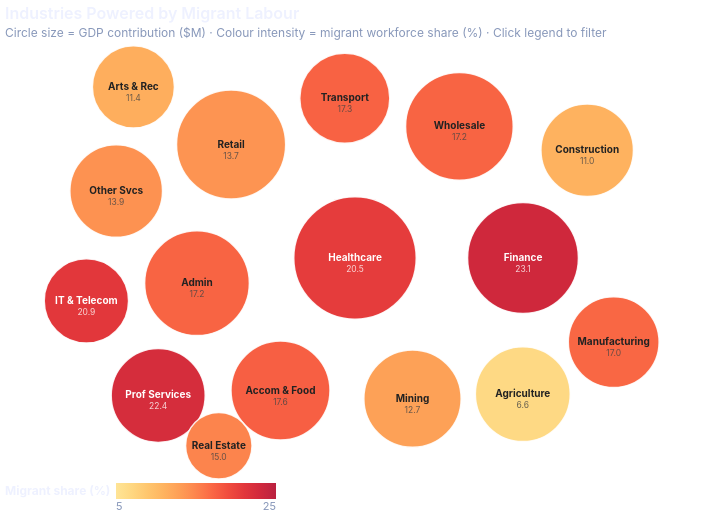

Write the Vega-Lite specification saved for this chart.
### Vega-Lite specification from a JSON file in a GitHub repository (floating-point values rounded to 4 significant figures)
{"$schema": "https://vega.github.io/schema/vega-lite/v5.json", "title": {"text": "Industries Powered by Migrant Labour", "subtitle": "Circle size = GDP contribution ($M) · Colour intensity = migrant workforce share (%) · Click legend to filter", "fontSize": 16, "subtitleFontSize": 12, "anchor": "start"}, "width": 700, "height": 420, "data": {"values": [{"Industry": "Healthcare", "Short": "Healthcare", "Migrant": 20.5, "GDP": 218613, "Sector": "Healthcare", "x": 350.0, "y": 210.0, "r": 90.0}, {"Industry": "Finance & Insurance", "Short": "Finance", "Migrant": 23.1, "GDP": 125966, "Sector": "Finance", "x": 518.0, "y": 210.0, "r": 72.6}, {"Industry": "Retail Trade", "Short": "Retail", "Migrant": 13.7, "GDP": 115270, "Sector": "Trade", "x": 226.1, "y": 323.5, "r": 70.2}, {"Industry": "Wholesale Trade", "Short": "Wholesale", "Migrant": 17.2, "GDP": 106035, "Sector": "Trade", "x": 454.4, "y": 341.6, "r": 68.1}, {"Industry": "Admin & Support", "Short": "Admin", "Migrant": 17.2, "GDP": 90499, "Sector": "Business", "x": 192.0, "y": 184.8, "r": 64.1}, {"Industry": "Accom & Food", "Short": "Accom & Food", "Migrant": 17.6, "GDP": 64388, "Sector": "Hospitality", "x": 275.5, "y": 77.5, "r": 56.6}, {"Industry": "Mining", "Short": "Mining", "Migrant": 12.7, "GDP": 57726, "Sector": "Resources", "x": 407.5, "y": 69.3, "r": 54.4}, {"Industry": "Agriculture", "Short": "Agriculture", "Migrant": 6.6, "GDP": 49807, "Sector": "Resources", "x": 517.8, "y": 73.9, "r": 51.5}, {"Industry": "Professional Svcs", "Short": "Prof Services", "Migrant": 22.4, "GDP": 46753, "Sector": "Business", "x": 153.2, "y": 72.6, "r": 50.4}, {"Industry": "Other Services", "Short": "Other Svcs", "Migrant": 13.9, "GDP": 42875, "Sector": "Business", "x": 111.2, "y": 277.0, "r": 48.8}, {"Industry": "Construction", "Short": "Construction", "Migrant": 11.0, "GDP": 42419, "Sector": "Industry", "x": 582.2, "y": 317.8, "r": 48.6}, {"Industry": "Manufacturing", "Short": "Manufacturing", "Migrant": 17.0, "GDP": 37870, "Sector": "Industry", "x": 608.7, "y": 125.9, "r": 46.6}, {"Industry": "Transport", "Short": "Transport", "Migrant": 17.3, "GDP": 35764, "Sector": "Logistics", "x": 339.8, "y": 369.7, "r": 45.7}, {"Industry": "IT & Telecom", "Short": "IT & Telecom", "Migrant": 20.9, "GDP": 24069, "Sector": "Technology", "x": 81.4, "y": 167.1, "r": 39.3}, {"Industry": "Arts & Recreation", "Short": "Arts & Rec", "Migrant": 11.4, "GDP": 20523, "Sector": "Recreation", "x": 128.4, "y": 381.1, "r": 36.9}, {"Industry": "Real Estate", "Short": "Real Estate", "Migrant": 15.0, "GDP": 10566, "Sector": "Finance", "x": 213.8, "y": 22.2, "r": 22.0}]}, "layer": [{"mark": {"type": "circle", "stroke": "white", "strokeWidth": 1.5}, "params": [{"name": "sector_select", "select": {"type": "point", "fields": ["Sector"]}, "bind": "legend"}], "encoding": {"x": {"field": "x", "type": "quantitative", "axis": null, "scale": {"domain": [0, 700]}}, "y": {"field": "y", "type": "quantitative", "axis": null, "scale": {"domain": [0, 420]}}, "size": {"field": "r", "type": "quantitative", "scale": {"range": [1000, 15000]}, "legend": null}, "color": {"field": "Migrant", "type": "quantitative", "scale": {"scheme": "yelloworangered", "domain": [5, 25]}, "legend": {"title": "Migrant share (%)", "orient": "bottom", "direction": "horizontal", "titleOrient": "left", "gradientLength": 160, "offset": 15}}, "opacity": {"condition": {"param": "sector_select", "value": 0.88}, "value": 0.08}, "tooltip": [{"field": "Industry", "type": "nominal", "title": "Industry"}, {"field": "Sector", "type": "nominal", "title": "Sector"}, {"field": "Migrant", "type": "quantitative", "title": "Migrant share (%)", "format": ".1f"}, {"field": "GDP", "type": "quantitative", "title": "GDP ($M)", "format": ",.0f"}]}}, {"mark": {"type": "text", "fontSize": 10, "fontWeight": "bold", "align": "center", "baseline": "middle"}, "encoding": {"x": {"field": "x", "type": "quantitative", "scale": {"domain": [0, 700]}}, "y": {"field": "y", "type": "quantitative", "scale": {"domain": [0, 420]}}, "text": {"field": "Short", "type": "nominal"}, "opacity": {"condition": {"param": "sector_select", "value": 1}, "value": 0.08}, "color": {"condition": {"test": "datum.Migrant > 18", "value": "white"}, "value": "#222222"}}}, {"mark": {"type": "text", "fontSize": 8.5, "align": "center", "baseline": "middle", "dy": 11}, "encoding": {"x": {"field": "x", "type": "quantitative", "scale": {"domain": [0, 700]}}, "y": {"field": "y", "type": "quantitative", "scale": {"domain": [0, 420]}}, "text": {"field": "Migrant", "type": "quantitative", "format": ".1f"}, "opacity": {"condition": {"param": "sector_select", "value": 0.8}, "value": 0.05}, "color": {"condition": {"test": "datum.Migrant > 18", "value": "white"}, "value": "#444444"}}}], "config": {"font": "Inter, sans-serif", "background": "transparent", "view": {"stroke": null}, "axis": {"labelFont": "Inter, sans-serif", "titleFont": "Inter, sans-serif", "labelColor": "#8898ba", "titleColor": "#eef1ff", "tickColor": "rgba(255,255,255,0.15)", "domainColor": "rgba(255,255,255,0.15)", "gridColor": "rgba(255,255,255,0.08)", "grid": true, "labelFontSize": 11, "titleFontSize": 12, "titlePadding": 12}, "title": {"font": "Inter, sans-serif", "fontSize": 16, "fontWeight": 600, "color": "#eef1ff", "subtitleFont": "Inter, sans-serif", "subtitleFontSize": 12, "subtitleColor": "#8898ba", "subtitlePadding": 6}, "legend": {"labelFont": "Inter, sans-serif", "titleFont": "Inter, sans-serif", "labelColor": "#8898ba", "titleColor": "#eef1ff", "labelFontSize": 11, "titleFontSize": 12, "symbolSize": 100}, "text": {"font": "Inter, sans-serif", "color": "#eef1ff"}}}
